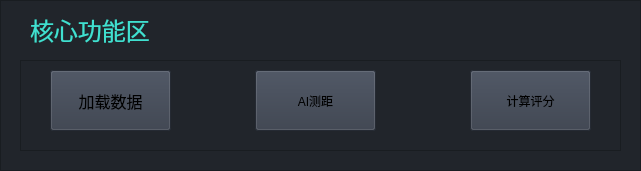
                      <widget class="QFrame" name="corearea">
                       <property name="geometry">
                        <rect>
                         <x>430</x>
                         <y>630</y>
                         <width>641</width>
                         <height>171</height>
                        </rect>
                       </property>
                       <property name="styleSheet">
                        <string notr="true">background:rgb(33, 37, 43)</string>
                       </property>
                       <property name="frameShape">
                        <enum>QFrame::StyledPanel</enum>
                       </property>
                       <property name="frameShadow">
                        <enum>QFrame::Raised</enum>
                       </property>
                       <widget class="QFrame" name="corearea_cors">
                        <property name="geometry">
                         <rect>
                          <x>20</x>
                          <y>60</y>
                          <width>601</width>
                          <height>91</height>
                         </rect>
                        </property>
                        <property name="font">
                         <font>
                          <family>Segoe UI</family>
                          <pointsize>10</pointsize>
                          <italic>false</italic>
                          <bold>false</bold>
                         </font>
                        </property>
                        <property name="styleSheet">
                         <string notr="true">background-color: rgb(33, 37, 43)</string>
                        </property>
                        <property name="frameShape">
                         <enum>QFrame::StyledPanel</enum>
                        </property>
                        <property name="frameShadow">
                         <enum>QFrame::Raised</enum>
                        </property>
                        <widget class="QPushButton" name="Button_load">
                         <property name="geometry">
                          <rect>
                           <x>30</x>
                           <y>10</y>
                           <width>121</width>
                           <height>61</height>
                          </rect>
                         </property>
                         <property name="font">
                          <font>
                           <family>黑体</family>
                           <pointsize>12</pointsize>
                           <italic>false</italic>
                           <bold>false</bold>
                          </font>
                         </property>
                         <property name="styleSheet">
                          <string notr="true">background-color: rgb(52, 59, 72);
font: 12pt &quot;黑体&quot;;</string>
                         </property>
                         <property name="text">
                          <string>加载数据</string>
                         </property>
                         <property name="icon">
                          <iconset resource="resources.qrc">
                           <normaloff>:/icons/images/icons/cil-battery-0.png</normaloff>:/icons/images/icons/cil-battery-0.png</iconset>
                         </property>
                        </widget>
                        <widget class="QPushButton" name="Button_meas">
                         <property name="geometry">
                          <rect>
                           <x>235</x>
                           <y>10</y>
                           <width>121</width>
                           <height>61</height>
                          </rect>
                         </property>
                         <property name="styleSheet">
                          <string notr="true">background-color: rgb(52, 59, 72);
font: 12pt &quot;黑体&quot;;</string>
                         </property>
                         <property name="text">
                          <string>AI测距</string>
                         </property>
                         <property name="icon">
                          <iconset resource="resources.qrc">
                           <normaloff>:/icons/images/icons/cil-chevron-double-right.png</normaloff>:/icons/images/icons/cil-chevron-double-right.png</iconset>
                         </property>
                        </widget>
                        <widget class="QPushButton" name="Button_evaluate">
                         <property name="geometry">
                          <rect>
                           <x>450</x>
                           <y>10</y>
                           <width>121</width>
                           <height>61</height>
                          </rect>
                         </property>
                         <property name="styleSheet">
                          <string notr="true">background-color: rgb(52, 59, 72);
font: 12pt &quot;黑体&quot;;</string>
                         </property>
                         <property name="text">
                          <string>计算评分</string>
                         </property>
                         <property name="icon">
                          <iconset resource="resources.qrc">
                           <normaloff>:/icons/images/icons/cil-briefcase.png</normaloff>:/icons/images/icons/cil-briefcase.png</iconset>
                         </property>
                        </widget>
                       </widget>
                       <widget class="QLabel" name="corearea_title">
                        <property name="enabled">
                         <bool>false</bool>
                        </property>
                        <property name="geometry">
                         <rect>
                          <x>30</x>
                          <y>10</y>
                          <width>191</width>
                          <height>41</height>
                         </rect>
                        </property>
                        <property name="font">
                         <font>
                          <family>黑体</family>
                          <pointsize>18</pointsize>
                          <italic>false</italic>
                          <bold>false</bold>
                         </font>
                        </property>
                        <property name="styleSheet">
                         <string notr="true">font: 18pt &quot;黑体&quot; rgb(255, 170, 0);
background-color: rgb(33, 37, 43)</string>
                        </property>
                        <property name="frameShadow">
                         <enum>QFrame::Raised</enum>
                        </property>
                        <property name="text">
                         <string>&lt;html&gt;&lt;head/&gt;&lt;body&gt;&lt;p&gt;&lt;span style=&quot; color:#40e0d0;&quot;&gt;核心功能区&lt;/span&gt;&lt;/p&gt;&lt;/body&gt;&lt;/html&gt;</string>
                        </property>
                       </widget>
                      </widget>
